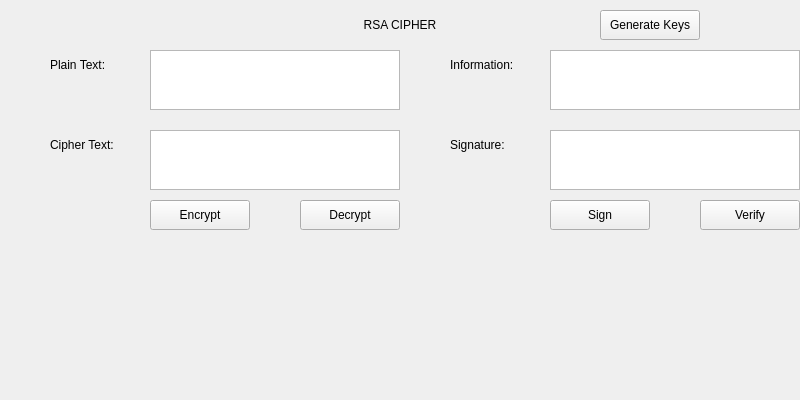
<?xml version="1.0" encoding="UTF-8"?>
<ui version="4.0">
<class>MainWindow</class>
<widget class="QMainWindow" name="MainWindow">
<property name="geometry">
<rect>
<x>0</x>
<y>0</y>
<width>800</width>
<height>400</height>
</rect>
</property>
<property name="windowTitle">
<string>RSA Cipher</string>
</property>
<widget class="QWidget" name="centralwidget">
<widget class="QLabel" name="label_title">
<property name="geometry">
    <rect>
    <x>300</x>
    <y>10</y>
    <width>200</width>
    <height>30</height>
    </rect>
</property>
<property name="text">
    <string>RSA CIPHER</string>
</property>
<property name="alignment">
    <set>Qt::AlignCenter</set>
</property>
</widget>
<widget class="QPushButton" name="btn_gen_keys">
<property name="geometry">
    <rect>
    <x>600</x>
    <y>10</y>
    <width>100</width>
    <height>30</height>
    </rect>
</property>
<property name="text">
    <string>Generate Keys</string>
</property>
</widget>
<widget class="QLabel" name="label_plain">
<property name="geometry">
    <rect>
    <x>50</x>
    <y>50</y>
    <width>100</width>
    <height>30</height>
    </rect>
</property>
<property name="text">
    <string>Plain Text:</string>
</property>
</widget>
<widget class="QTextEdit" name="txt_plain_text">
<property name="geometry">
    <rect>
    <x>150</x>
    <y>50</y>
    <width>250</width>
    <height>60</height>
    </rect>
</property>
</widget>
<widget class="QLabel" name="label_cipher">
<property name="geometry">
    <rect>
    <x>50</x>
    <y>130</y>
    <width>100</width>
    <height>30</height>
    </rect>
</property>
<property name="text">
    <string>Cipher Text:</string>
</property>
</widget>
<widget class="QTextEdit" name="txt_cipher_text">
<property name="geometry">
    <rect>
    <x>150</x>
    <y>130</y>
    <width>250</width>
    <height>60</height>
    </rect>
</property>
</widget>
<widget class="QPushButton" name="btn_encrypt">
<property name="geometry">
    <rect>
    <x>150</x>
    <y>200</y>
    <width>100</width>
    <height>30</height>
    </rect>
</property>
<property name="text">
    <string>Encrypt</string>
</property>
</widget>
<widget class="QPushButton" name="btn_decrypt">
<property name="geometry">
    <rect>
    <x>300</x>
    <y>200</y>
    <width>100</width>
    <height>30</height>
    </rect>
</property>
<property name="text">
    <string>Decrypt</string>
</property>
</widget>
<widget class="QLabel" name="label_info">
<property name="geometry">
    <rect>
    <x>450</x>
    <y>50</y>
    <width>100</width>
    <height>30</height>
    </rect>
</property>
<property name="text">
    <string>Information:</string>
</property>
</widget>
<widget class="QTextEdit" name="txt_info">
<property name="geometry">
    <rect>
    <x>550</x>
    <y>50</y>
    <width>250</width>
    <height>60</height>
    </rect>
</property>
</widget>
<widget class="QLabel" name="label_sign">
<property name="geometry">
    <rect>
    <x>450</x>
    <y>130</y>
    <width>100</width>
    <height>30</height>
    </rect>
</property>
<property name="text">
    <string>Signature:</string>
</property>
</widget>
<widget class="QTextEdit" name="txt_sign">
<property name="geometry">
    <rect>
    <x>550</x>
    <y>130</y>
    <width>250</width>
    <height>60</height>
    </rect>
</property>
</widget>
<widget class="QPushButton" name="btn_sign">
<property name="geometry">
    <rect>
    <x>550</x>
    <y>200</y>
    <width>100</width>
    <height>30</height>
    </rect>
</property>
<property name="text">
    <string>Sign</string>
</property>
</widget>
<widget class="QPushButton" name="btn_verify">
<property name="geometry">
    <rect>
    <x>700</x>
    <y>200</y>
    <width>100</width>
    <height>30</height>
    </rect>
</property>
<property name="text">
    <string>Verify</string>
</property>
</widget>
</widget>
</widget>
<resources/>
<connections/>
</ui>
